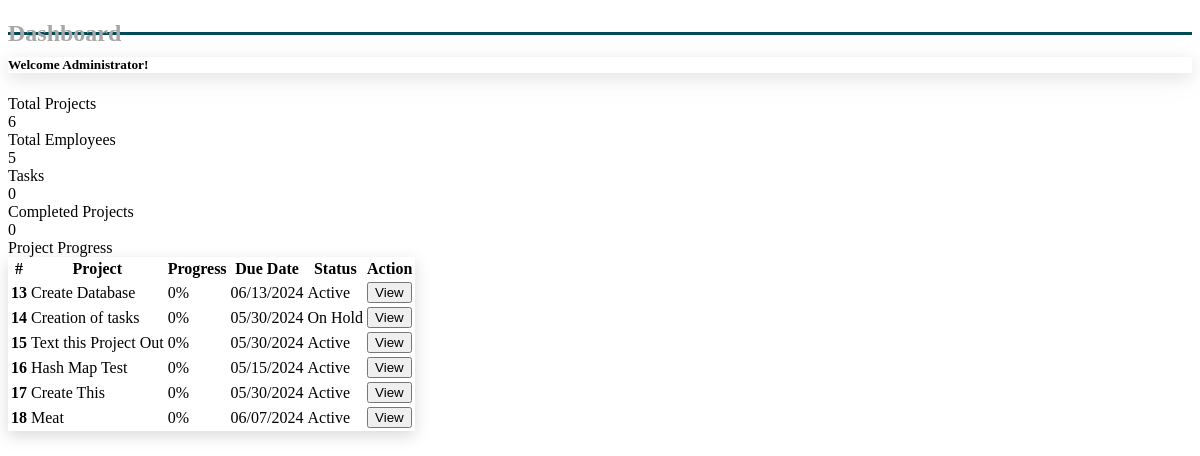
The app's page /containers/dashboard.php, older data.
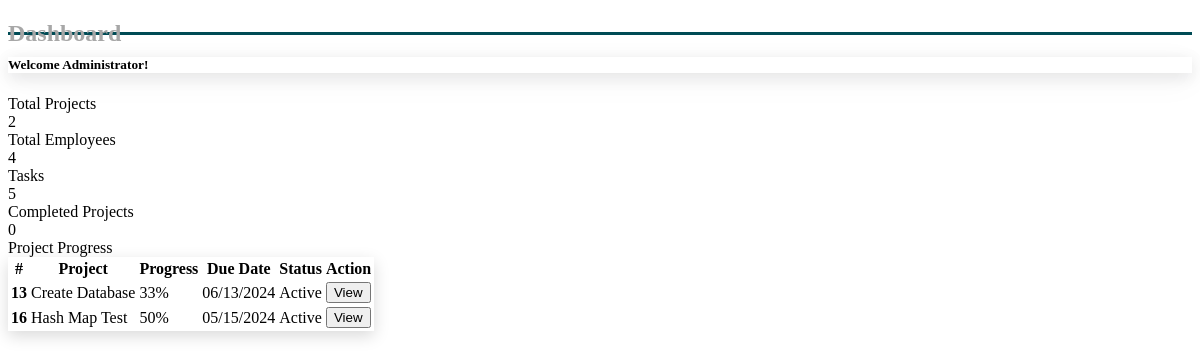
The same page, newer data.
### tables this page shows
CREATE TABLE `projects` (
  `project_id` int(6) NOT NULL,
  `project_name` varchar(50) NOT NULL,
  `start_date` date NOT NULL,
  `end_date` date NOT NULL,
  `project_manager` int(6) DEFAULT NULL,
  `project_status` enum('Active','Completed','On Hold') NOT NULL,
  `proj_description` mediumtext DEFAULT NULL
);

### containers/dashboard.php (the view, shortened to what this page needs)
<?php
include "dbConnect.php";
$sqlProjects = "SELECT COUNT(*) AS total_projects FROM projects";
$resultProjects = mysqli_query($conn, $sqlProjects);
$rowProjects = mysqli_fetch_assoc($resultProjects);
$totalProjects = $rowProjects['total_projects'];
$sqlEmployees = "SELECT COUNT(*) AS total_employees FROM employees";
$resultEmployees = mysqli_query($conn, $sqlEmployees);
$rowEmployees = mysqli_fetch_assoc($resultEmployees);
$totalEmployees = $rowEmployees['total_employees'];
$sqlTasks = "SELECT COUNT(*) AS total_tasks FROM tasks";
$resultTasks = mysqli_query($conn, $sqlTasks);
$rowTasks = mysqli_fetch_assoc($resultTasks);
$totalTasks = $rowTasks['total_tasks'];
$sqlCompletedProjects = "SELECT COUNT(*) AS completed_projects FROM projects WHERE project_status = 'Completed'";
$resultCompletedProjects = mysqli_query($conn, $sqlCompletedProjects);
$rowCompletedProjects = mysqli_fetch_assoc($resultCompletedProjects);
$completedProjects = $rowCompletedProjects['completed_projects'];
$sqlProjects = "SELECT p.project_id, p.project_name, p.start_date, p.end_date, p.project_status,
                    COUNT(t.task_id) AS total_tasks,
                    SUM(CASE WHEN t.task_status = 'Completed' THEN 1 ELSE 0 END) AS completed_tasks
                FROM projects p
                LEFT JOIN tasks t ON p.project_id = t.project_id
                GROUP BY p.project_id";
$resultProjects = mysqli_query($conn, $sqlProjects);
?>
<!DOCTYPE html>
<html lang="en">
<head>
    <link rel="stylesheet" href="/styles/dashboard.css">
</head>
<body>
    <div class="body p-3">
        <section class="pageTitle p-3">
            <h1>Dashboard</h1>
        </section>
        <div class="separator"></div>
        <section class="subh">
            <h5 class="p-3">Welcome Administrator!</h5>
        </section>
        <section class="summary p-3">
            <div class="row">
                <div class="col-xl-3 col-md-6 mb-4">
                    <div class="card border-left-primary shadow h-100 py-2">
                        <div class="card-body">
                            <div class="row no-gutters align-items-center">
                                <div class="col mr-2">
                                    <div class="text-xs font-weight-bold text-primary text-uppercase mb-1">
                                        Total Projects</div>
                                    <div class="h5 mb-0 font-weight-bold text-gray-800"><?php echo $totalProjects; ?>
                                    </div>
                                </div>
                            </div>
                        </div>
                    </div>
                </div>
                <div class="col-xl-3 col-md-6 mb-4">
                    <div class="card border-left-success shadow h-100 py-2">
                        <div class="card-body">
                            <div class="row no-gutters align-items-center">
                                <div class="col mr-2">
                                    <div class="text-xs font-weight-bold text-success text-uppercase mb-1">
                                        Total Employees</div>
                                    <div class="h5 mb-0 font-weight-bold text-gray-800"><?php echo $totalEmployees; ?>
                                    </div>
                                </div>
                            </div>
                        </div>
                    </div>
                </div>
                <div class="col-xl-3 col-md-6 mb-4">
                    <div class="card border-left-info shadow h-100 py-2">
                        <div class="card-body">
                            <div class="row no-gutters align-items-center">
                                <div class="col mr-2">
                                    <div class="text-xs font-weight-bold text-warning text-uppercase mb-1">
                                        Tasks</div>
                                    <div class="h5 mb-0 font-weight-bold text-gray-800"><?php echo $totalTasks; ?></div>
                                </div>
                            </div>
                        </div>
                    </div>
                </div>
                <div class="col-xl-3 col-md-6 mb-4">
                    <div class="card border-left-warning shadow h-100 py-2">
                        <div class="card-body">
                            <div class="row no-gutters align-items-center">
                                <div class="col mr-2">
                                    <div class="text-xs font-weight-bold text-warning text-uppercase mb-1">
                                        Completed Projects</div>
                                    <div class="h5 mb-0 font-weight-bold text-gray-800">
                                        <?php echo $completedProjects; ?>
                                    </div>
                                </div>
                            </div>
                        </div>
                    </div>
                </div>
            </div>
        </section>
        <section class="projects">
            <div class="card border-left-primary shadow h-100 py-2">
                <div class="card-body font-weight-bold p-3">
                    Project Progress
                </div>
                <table class="table">
                    <thead>
                        <tr>
                            <th scope="col">#</th>
                            <th scope="col">Project</th>
                            <th scope="col">Progress</th>
                            <th scope="col">Due Date</th>
                            <th scope="col">Status</th>
                            <th scope="col">Action</th>
                        </tr>
                    </thead>
                    <tbody>
                        <?php
                        if (mysqli_num_rows($resultProjects) > 0) {
                            while ($row = mysqli_fetch_assoc($resultProjects)) {
                                $completionPercentage = ($row['total_tasks'] > 0) ? ($row['completed_tasks'] / $row['total_tasks']) * 100 : 0;
                                ?>
                                <tr>
                                    <th scope="row"><?php echo $row['project_id']; ?></th>
                                    <td><?php echo $row['project_name']; ?></td>
                                    <td>
                                        <div class="progress" role="progressbar" aria-label="Progress"
                                            aria-valuenow="<?php echo $completionPercentage; ?>" aria-valuemin="0"
                                            aria-valuemax="100">
                                            <div class="progress-bar <?php echo ($completionPercentage <= 25) ? 'bg-danger' : (($completionPercentage <= 50) ? 'bg-warning' : (($completionPercentage <= 75) ? 'bg-info' : 'bg-success')); ?>"
                                                style="width: <?php echo $completionPercentage; ?>%">
                                                <?php echo ($completionPercentage == 0) ? '0%' : round($completionPercentage) . '%'; ?>
                                            </div>
                                        </div>
                                    </td>
                                    <td><?php echo date('m/d/Y', strtotime($row['end_date'])); ?></td>
                                    <td><?php
                                    $stats = htmlspecialchars($row['project_status']);
                                    $badgeClass = '';
                                    switch ($stats) {
                                        case 'Active':
                                            $badgeClass = 'bg-primary';
                                            break;
                                        case 'On Hold':
                                            $badgeClass = 'bg-warning';
                                            break;
                                    }
                                    ?>
                                        <span class="badge rounded-pill <?php echo $badgeClass; ?>"><?php echo $stats; ?></span>
                                    </td>
                                    <td><button type="button" class="btn btn-outline-primary"
                                            onclick="window.location.href = '?page=viewproject&id=<?php echo base64_encode($row['project_id']); ?>'">View</button>
                                    </td>
                                </tr>
                                <?php
                            }
                        } else {
                            ?>
                            <tr>
                                <td colspan="6">No projects found</td>
                            </tr>
                            <?php
                        }
                        ?>
                    </tbody>
                </table>
            </div>
        </section>
    </div>
</body>
</html>

### styles/dashboard.css (style rules this page uses)
.separator { border-bottom: 3px solid #004b55; padding-bottom: 5px; }
h1 { color: #a7a7a7; }
.body .pageTitle h1 { margin-bottom: -20px; }
.body .subh { box-shadow: rgba(17, 17, 26, 0.1) 0px 4px 16px, rgba(17, 17, 26, 0.05) 0px 8px 32px; margin-top: 20px; }
.table { box-shadow: rgba(0, 0, 0, 0.15) 0px 5px 15px 0px; }

Row changes from the older to the newer data that the page shows:
removed projects: project_id "14", project_name "Creation of tasks", shows "0%", end_date "05/30/2024", project_status "On Hold"
removed projects: project_id "15", project_name "Text this Project Out", shows "0%", end_date "05/30/2024", project_status "Active"
removed projects: project_id "17", project_name "Create This", shows "0%", end_date "05/30/2024", project_status "Active"
removed projects: project_id "18", project_name "Meat", shows "0%", end_date "06/07/2024", project_status "Active"
shown differently, row unchanged: projects "Create Database": completionPercentage (not shown) → "33"; text "0%" → "%"
changed projects "Hash Map Test": completionPercentage (not shown) → "50"; text "0%" → "%"
Text that changed along with them:
$totalProjects: "6" → "2"
$totalEmployees: "5" → "4"
$totalTasks: "0" → "5"
